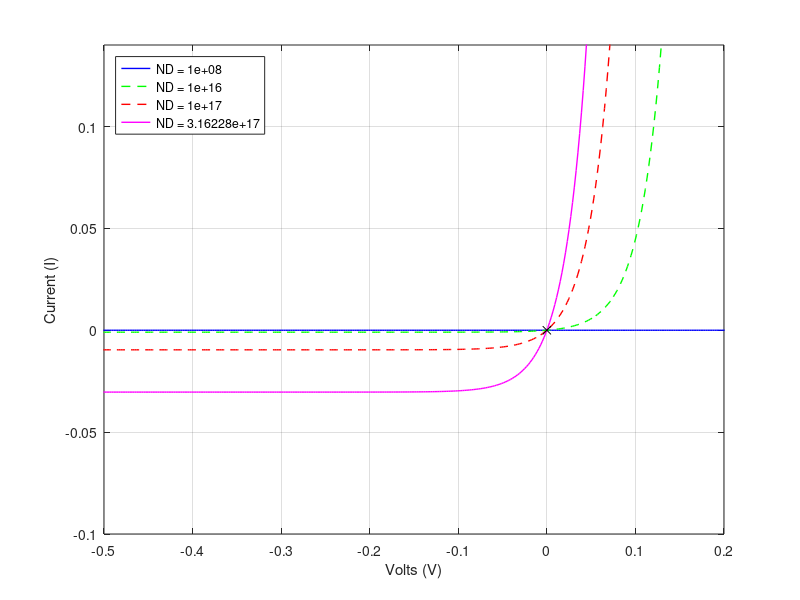

MATLAB code to generate this figure: (Note: this script raises an error after producing the figure.)
clc
%% working status UKNOWN

%% CONSTANTS
q = 1.6*10^(-19);   %number of elcectrons per couloumb
E = 8.854187817*10^(-14);%permitivity free space
k = 8.617*10^(-5);

%% Knobs 
N_a = 10^20;        %Number of hole dopants
N_d = 10^10;         %Number of electron dopants
N_i = 10^10;        %Intrinsic carriers
T = 300;            %K
K = 11.8;           %Si
E_g_Si = 1.12;      %band gap Si
A = 1.0e-4;  %area
V_A = 0.2; %Voltage applied

mu_n = 1400; %Si 
mu_p = 12;   %cm^2 Electron/hole Mobility

D_p = 12; % Si 
%D_p = 20; % Si TEST
%D_p = D_p/4; % Si TEST
D_n = 36; % diffustion constants
%D_n = 36; % 

    %c_n = 10; %constants of proportionality  WRONG
    %c_p = 10;

   %N_T = 10; %Number of R-G Centers WRONG
    %Tau_n = 1/(c_n*N_T);
    %Tau_p = 1/(c_p*N_T);

Tau_n = 10^-6; %minority carrier lifetimes good guesses
Tau_p = 10^-6; %seconds
%Tau_p = 10^-4; % TEST seconds

L_p =  sqrt(D_p*Tau_p) %diffustion length
L_n = sqrt(D_n*Tau_n)





%% Results
if N_a > N_d %P+/n Acceptor rich device
    I_o = (A*q*D_p*N_i^2)/(L_p*N_d) 
else % n+/p device, Donor rich
    I_o = (A*q*D_n*N_i^2)/(L_n*N_a) 
end

I = I_o*(exp((V_A)*(0.0259^(-1)))-1)


I_o = (A*q*D_p*N_i^2)/(L_p*N_d); %P+/n Acceptor rich device
I_o = I_o + (A*q*D_n*N_i^2)/(L_n*N_a);  % n+/p device, Donor rich
I_withEverything = I_o*(exp((V_A)*(0.0259^(-1)))-1)


















%% Graphing Fun
close
N_d1 = 10^8;         %Number of electron dopants
N_a1 = 10^12;
len = 1;




Voltage_axis = linspace(-1,1,1000);

I_o = (A*q*D_p*N_i^2)/(L_p*N_d);
I_o = I_o + (A*q*D_n*N_i^2)/(L_n*N_a1); 
Current_axis = I_o*(exp((Voltage_axis)*(0.0259^(-1)))-1);
plot(Voltage_axis,Current_axis,"-",'Color','b','LineWidth',len)

hold on






N_d2 = 10^16;          %Number of electron dopants
N_a2 = 10^4;



I_o = (A*q*D_p*N_i^2)/(L_p*N_d2);
I_o = I_o + (A*q*D_n*N_i^2)/(L_n*N_a2); 
Current_axis = I_o*(exp((Voltage_axis)*(0.0259^(-1)))-1);
plot(Voltage_axis,Current_axis,"--",'Color','g','LineWidth',len)








N_d3 = 10^17;          %Number of electron dopants
N_a3 = 10^3;



I_o = (A*q*D_p*N_i^2)/(L_p*N_d3);
I_o = I_o + (A*q*D_n*N_i^2)/(L_n*N_a3); 
Current_axis = I_o*(exp((Voltage_axis)*(0.0259^(-1)))-1);
plot(Voltage_axis,Current_axis,"--",'Color','r','LineWidth',len)









N_d4 = 10^17.5;         %Number of electron dopants
N_a4 = 10^2.5;

I_o = (A*q*D_p*N_i^2)/(L_p*N_d4);
I_o = I_o + (A*q*D_n*N_i^2)/(L_n*N_a4); 
Current_axis = I_o*(exp((Voltage_axis)*(0.0259^(-1)))-1);
plot(Voltage_axis,Current_axis,"-",'Color','magenta','LineWidth',len)

str_1 = sprintf('ND = %g',N_d1);
str_2 = sprintf('ND = %g',N_d2);
str_3 = sprintf('ND = %g',N_d3);
str_4 = sprintf('ND = %g',N_d4);


plot(0,0,'x', 'Color', 'black', MarkerSize=15)
xlim([-0.5 0.2])
ylim([-0.1 0.14])
xlabel("Volts (V)")
ylabel("Current (I)")

legend(str_1,str_2,str_3,str_4)
legend('Location','northwest')
grid on

clear
cprintf('_green','-----------------------------')
